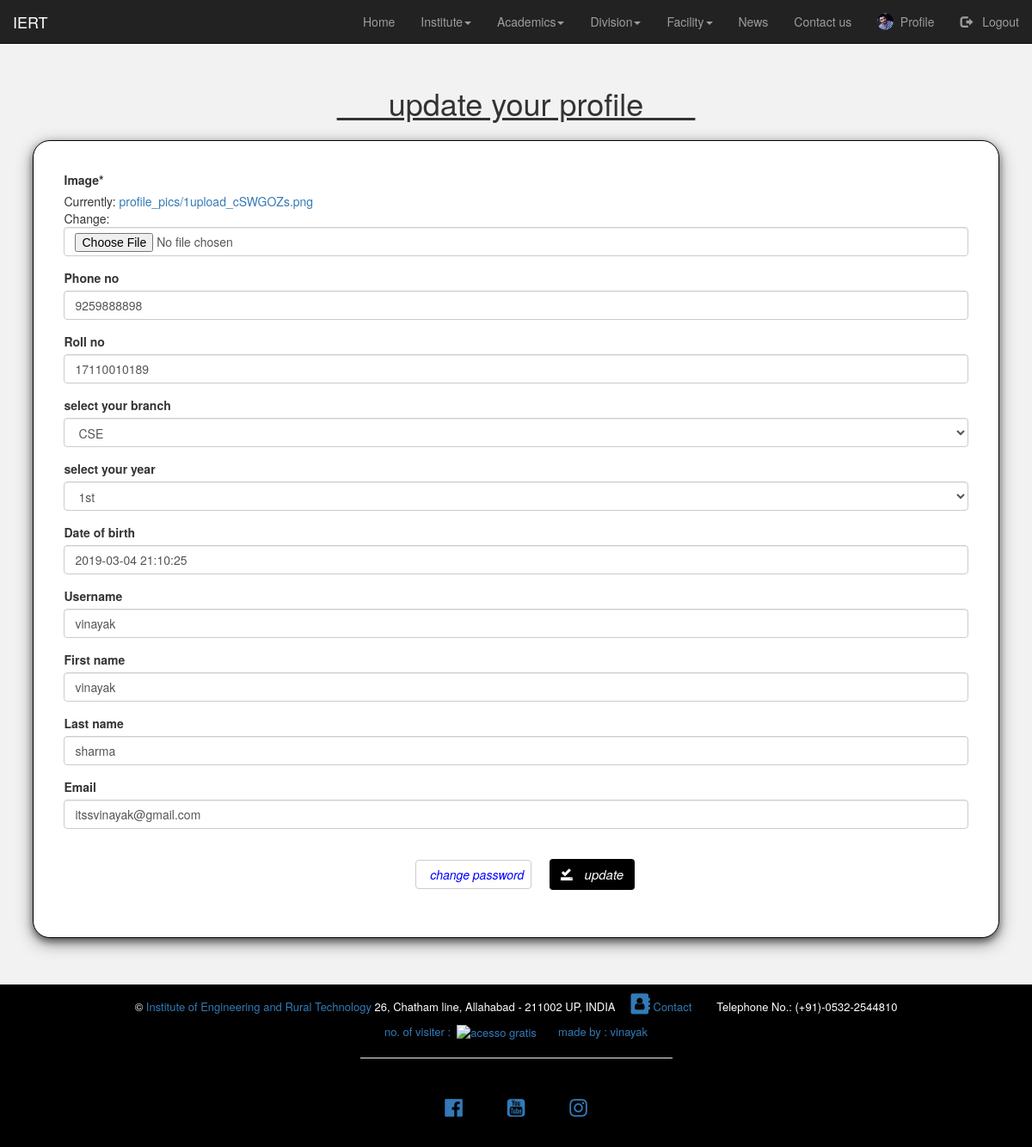
The app's page /Profile_update/ (signed in), older data.
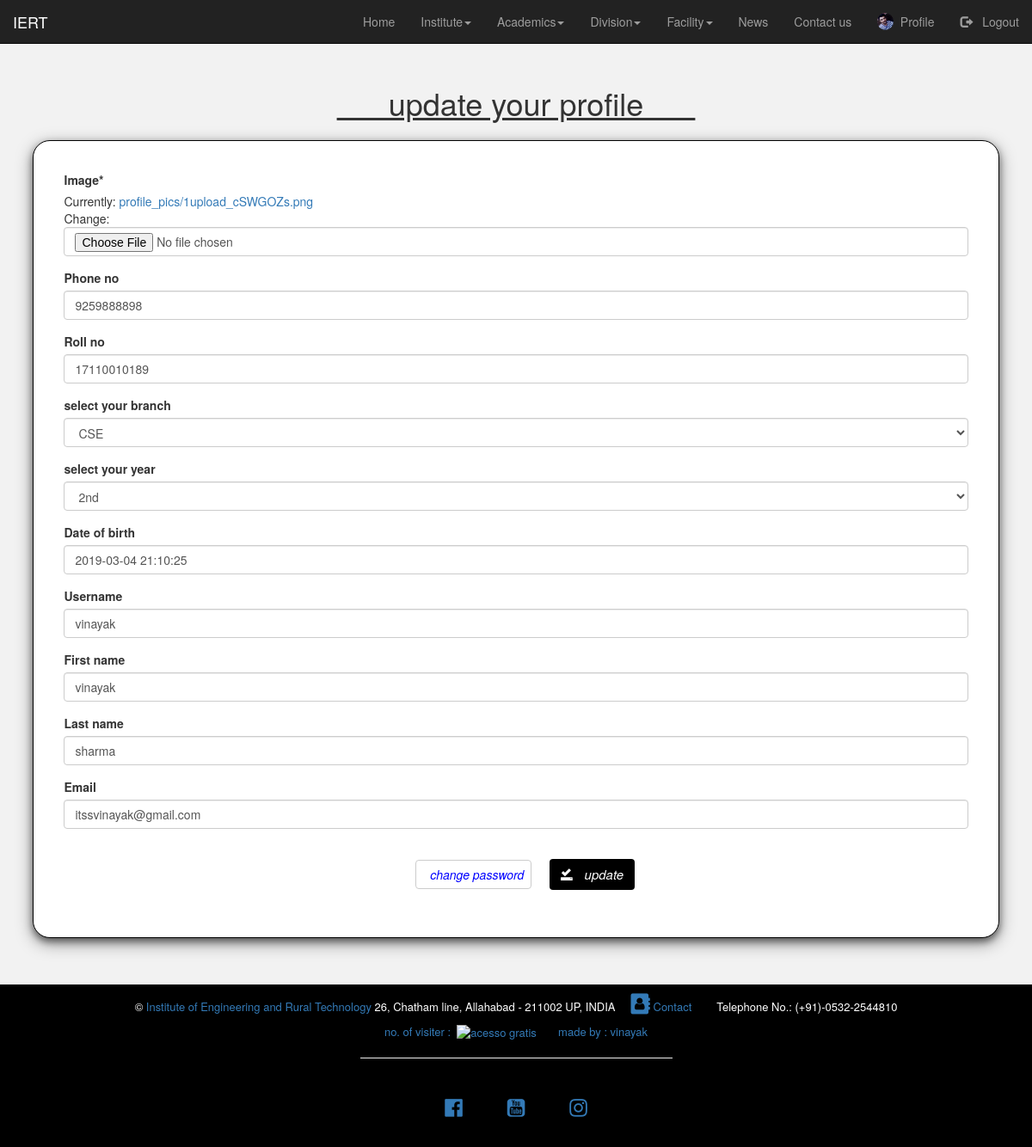
The same page, newer data.
### user/models.py (models this page shows, shortened)
class User_details(models.Model):
    user=models.OneToOneField(User, on_delete=models.CASCADE)
    phone_no=models.CharField(default='', max_length=20)
    branch=models.CharField(default='', max_length=20)
    year = models.CharField(default='', max_length=20)
    roll_no=models.CharField(default='', max_length=30)
    date_of_birth=models.DateTimeField(default=timezone.now)

### user/views.py (the view, shortened to what this page needs)
# urls.py: path('Profile_update/', user.Profile_update, name='Profile_update'),
@login_required
def Profile_update(request):
    pd_form = User_detailsForm(instance=request.user.user_details)
    p_form = ProfileUpdateForm(instance=request.user.profile)
    u_form = UserUpdateForm(instance=request.user)
    context = {
        'pd_form':pd_form,
        'p_form':p_form,
        'u_form': u_form,
        'title':'profile',
    }
    return render(request, 'user/profile_update.html', context)

### user/forms.py
class User_detailsForm(forms.ModelForm):
    year_list=[
                ('1st', '1st'),
                ('2nd', '2nd'),
                ('3rd', '3rd'),
                ('4th', '4th'),
             ]
    branch_list=[
                 ('CSE', 'CSE'),
                 ('ELEX', 'ELEX'),
                 ('IP', 'IP'),
                ]
    phone_no = forms.CharField(max_length=20, required=False)
    branch=forms.CharField(max_length=20,label='select your branch', widget=forms.Select(choices=branch_list), required=False)
    roll_no = forms.CharField(max_length=30, required=False)
    year = forms.CharField(max_length=20, label='select your year', widget=forms.Select(choices=year_list), required=False)
    date_of_birth = forms.DateTimeField(required=False)
    class Meta:
        model = User_details
        fields = ['phone_no', 'roll_no', 'branch', 'year', 'date_of_birth']

class ProfileUpdateForm(forms.ModelForm):
    class Meta:
        model = Profile
        fields = ['image']

### user/templates/user/profile_update.html (shortened to what this page needs)
{% extends "home/index.html" %}
{% load crispy_forms_tags %}
{% block start %}
<center><h1><ins> &nbsp; &nbsp; &nbsp; update your profile &nbsp; &nbsp; &nbsp;</ins></h1></center>
<form method="POST" enctype="multipart/form-data" class="update_form" style="background: white;">
       {{p_form|crispy}}
       {{pd_form|crispy}}
       {{u_form|crispy}}
  <center>
    <button style="display: inline; margin: 2%;" class="btn btn-default"><a href="{% url 'password_reset' %}" style="text-decoration: none; color: blue; padding: 4%;">change password</a></sub>
    <button style="background: black; color:white; font-size: 1.5rem;" class="btn btn-outline-info" type="sumbit"><span class="glyphicon glyphicon-saved"></span> &nbsp; update</button>
  </center>
</form>
{% endblock %}

Row changes from the older to the newer data that the page shows:
changed User_details "CSE": year "1st" → "2nd"
